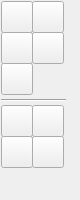
<?xml version="1.0" encoding="UTF-8"?>
<ui version="4.0">
 <class>QG_CadToolBar_AssistTool</class>
 <widget class="QWidget" name="QG_CadToolBar_AssistTool">
  <property name="geometry">
   <rect>
    <x>0</x>
    <y>0</y>
    <width>80</width>
    <height>200</height>
   </rect>
  </property>
  <property name="windowTitle">
   <string>QG_CadToolBar_AssistTool</string>
  </property>
  <widget class="QToolButton" name="btnAngle">
   <property name="geometry">
    <rect>
     <x>32</x>
     <y>32</y>
     <width>32</width>
     <height>32</height>
    </rect>
   </property>
   <property name="maximumSize">
    <size>
     <width>32</width>
     <height>32</height>
    </size>
   </property>
   <property name="toolTip">
    <string>角度</string>
   </property>
   <property name="text">
    <string/>
   </property>
   <property name="icon">
    <iconset>
     <activeoff>:/extui/Angle.png</activeoff>
     <activeon>:/extui/Angle_ON.png</activeon>
    </iconset>
   </property>
   <property name="iconSize">
    <size>
     <width>32</width>
     <height>32</height>
    </size>
   </property>
   <property name="checkable">
    <bool>true</bool>
   </property>
   <property name="checked">
    <bool>false</bool>
   </property>
   <property name="autoExclusive">
    <bool>false</bool>
   </property>
  </widget>
  <widget class="QToolButton" name="btnSizeSet">
   <property name="geometry">
    <rect>
     <x>32</x>
     <y>105</y>
     <width>32</width>
     <height>32</height>
    </rect>
   </property>
   <property name="maximumSize">
    <size>
     <width>32</width>
     <height>32</height>
    </size>
   </property>
   <property name="toolTip">
    <string>尺寸初始化</string>
   </property>
   <property name="text">
    <string/>
   </property>
   <property name="icon">
    <iconset>
     <activeoff>:/extui/SizeSet.png</activeoff>
     <activeon>:/extui/SizeSet_ON.png</activeon>
    </iconset>
   </property>
   <property name="iconSize">
    <size>
     <width>32</width>
     <height>32</height>
    </size>
   </property>
   <property name="checkable">
    <bool>true</bool>
   </property>
   <property name="autoRepeat">
    <bool>false</bool>
   </property>
   <property name="autoExclusive">
    <bool>false</bool>
   </property>
  </widget>
  <widget class="QToolButton" name="btnPointDistance">
   <property name="geometry">
    <rect>
     <x>32</x>
     <y>1</y>
     <width>32</width>
     <height>32</height>
    </rect>
   </property>
   <property name="maximumSize">
    <size>
     <width>32</width>
     <height>32</height>
    </size>
   </property>
   <property name="toolTip">
    <string>两点间距离</string>
   </property>
   <property name="text">
    <string/>
   </property>
   <property name="icon">
    <iconset>
     <activeoff>:/extui/PointD.png</activeoff>
     <activeon>:/extui/PointD_ON.png</activeon>
    </iconset>
   </property>
   <property name="iconSize">
    <size>
     <width>32</width>
     <height>32</height>
    </size>
   </property>
   <property name="checkable">
    <bool>true</bool>
   </property>
   <property name="checked">
    <bool>false</bool>
   </property>
   <property name="autoExclusive">
    <bool>false</bool>
   </property>
  </widget>
  <widget class="QToolButton" name="btnFullScreen">
   <property name="geometry">
    <rect>
     <x>1</x>
     <y>63</y>
     <width>32</width>
     <height>32</height>
    </rect>
   </property>
   <property name="maximumSize">
    <size>
     <width>32</width>
     <height>32</height>
    </size>
   </property>
   <property name="toolTip">
    <string>满屏</string>
   </property>
   <property name="text">
    <string/>
   </property>
   <property name="icon">
    <iconset>
     <activeoff>:/extui/gfs.png</activeoff>
     <activeon>:/extui/gfs_ON.png</activeon>
    </iconset>
   </property>
   <property name="iconSize">
    <size>
     <width>32</width>
     <height>32</height>
    </size>
   </property>
   <property name="checkable">
    <bool>true</bool>
   </property>
   <property name="checked">
    <bool>false</bool>
   </property>
   <property name="autoExclusive">
    <bool>false</bool>
   </property>
  </widget>
  <widget class="QToolButton" name="btnOriginalSet">
   <property name="geometry">
    <rect>
     <x>1</x>
     <y>136</y>
     <width>32</width>
     <height>32</height>
    </rect>
   </property>
   <property name="maximumSize">
    <size>
     <width>32</width>
     <height>32</height>
    </size>
   </property>
   <property name="toolTip">
    <string>原点设置</string>
   </property>
   <property name="text">
    <string/>
   </property>
   <property name="icon">
    <iconset>
     <activeoff>:/extui/OriSet.png</activeoff>
     <activeon>:/extui/OriSet_ON.png</activeon>
    </iconset>
   </property>
   <property name="iconSize">
    <size>
     <width>32</width>
     <height>32</height>
    </size>
   </property>
   <property name="checkable">
    <bool>true</bool>
   </property>
   <property name="autoRepeat">
    <bool>false</bool>
   </property>
   <property name="autoExclusive">
    <bool>false</bool>
   </property>
  </widget>
  <widget class="QToolButton" name="btnOriginalInit">
   <property name="geometry">
    <rect>
     <x>32</x>
     <y>136</y>
     <width>32</width>
     <height>32</height>
    </rect>
   </property>
   <property name="maximumSize">
    <size>
     <width>32</width>
     <height>32</height>
    </size>
   </property>
   <property name="toolTip">
    <string>原点初始化</string>
   </property>
   <property name="text">
    <string/>
   </property>
   <property name="icon">
    <iconset>
     <activeoff>:/extui/OriginalInit.png</activeoff>
     <activeon>:/extui/OriginalInit_ON.png</activeon>
    </iconset>
   </property>
   <property name="iconSize">
    <size>
     <width>32</width>
     <height>32</height>
    </size>
   </property>
   <property name="checkable">
    <bool>true</bool>
   </property>
   <property name="autoRepeat">
    <bool>false</bool>
   </property>
   <property name="autoExclusive">
    <bool>false</bool>
   </property>
   <property name="autoRepeatDelay">
    <number>500</number>
   </property>
  </widget>
  <widget class="QToolButton" name="btnShowValue">
   <property name="geometry">
    <rect>
     <x>1</x>
     <y>1</y>
     <width>32</width>
     <height>32</height>
    </rect>
   </property>
   <property name="maximumSize">
    <size>
     <width>32</width>
     <height>32</height>
    </size>
   </property>
   <property name="toolTip">
    <string>显值</string>
   </property>
   <property name="text">
    <string/>
   </property>
   <property name="icon">
    <iconset>
     <activeoff>:/extui/ShowV.png</activeoff>
     <activeon>:/extui/ShowV_ON.png</activeon>
    </iconset>
   </property>
   <property name="iconSize">
    <size>
     <width>32</width>
     <height>32</height>
    </size>
   </property>
   <property name="checkable">
    <bool>true</bool>
   </property>
   <property name="checked">
    <bool>false</bool>
   </property>
   <property name="autoExclusive">
    <bool>false</bool>
   </property>
  </widget>
  <widget class="QToolButton" name="bHidden">
   <property name="geometry">
    <rect>
     <x>1</x>
     <y>280</y>
     <width>0</width>
     <height>0</height>
    </rect>
   </property>
   <property name="maximumSize">
    <size>
     <width>0</width>
     <height>0</height>
    </size>
   </property>
   <property name="toolTip">
    <string/>
   </property>
   <property name="text">
    <string/>
   </property>
   <property name="iconSize">
    <size>
     <width>0</width>
     <height>0</height>
    </size>
   </property>
   <property name="checkable">
    <bool>true</bool>
   </property>
   <property name="autoExclusive">
    <bool>true</bool>
   </property>
  </widget>
  <widget class="QToolButton" name="btnGridSet">
   <property name="geometry">
    <rect>
     <x>1</x>
     <y>105</y>
     <width>32</width>
     <height>32</height>
    </rect>
   </property>
   <property name="maximumSize">
    <size>
     <width>32</width>
     <height>32</height>
    </size>
   </property>
   <property name="toolTip">
    <string>栅格设置</string>
   </property>
   <property name="text">
    <string/>
   </property>
   <property name="icon">
    <iconset>
     <activeoff>:/extui/GridSet.png</activeoff>
     <activeon>:/extui/GridSet_ON.png</activeon>
    </iconset>
   </property>
   <property name="iconSize">
    <size>
     <width>32</width>
     <height>32</height>
    </size>
   </property>
   <property name="checkable">
    <bool>true</bool>
   </property>
   <property name="autoRepeat">
    <bool>false</bool>
   </property>
   <property name="autoExclusive">
    <bool>false</bool>
   </property>
  </widget>
  <widget class="QToolButton" name="btnCellDistance">
   <property name="geometry">
    <rect>
     <x>1</x>
     <y>32</y>
     <width>32</width>
     <height>32</height>
    </rect>
   </property>
   <property name="maximumSize">
    <size>
     <width>32</width>
     <height>32</height>
    </size>
   </property>
   <property name="toolTip">
    <string>要素间距离</string>
   </property>
   <property name="text">
    <string/>
   </property>
   <property name="icon">
    <iconset>
     <activeoff>:/extui/ElementD.png</activeoff>
     <activeon>:/extui/ElementD_ON.png</activeon>
    </iconset>
   </property>
   <property name="iconSize">
    <size>
     <width>32</width>
     <height>32</height>
    </size>
   </property>
   <property name="checkable">
    <bool>true</bool>
   </property>
   <property name="checked">
    <bool>false</bool>
   </property>
   <property name="autoExclusive">
    <bool>false</bool>
   </property>
  </widget>
  <widget class="Line" name="line_2">
   <property name="geometry">
    <rect>
     <x>1</x>
     <y>92</y>
     <width>65</width>
     <height>16</height>
    </rect>
   </property>
   <property name="orientation">
    <enum>Qt::Horizontal</enum>
   </property>
  </widget>
 </widget>
 <layoutdefault spacing="6" margin="11"/>
 <resources>
  <include location="../../res/extui/extui.qrc"/>
 </resources>
 <connections/>
</ui>
